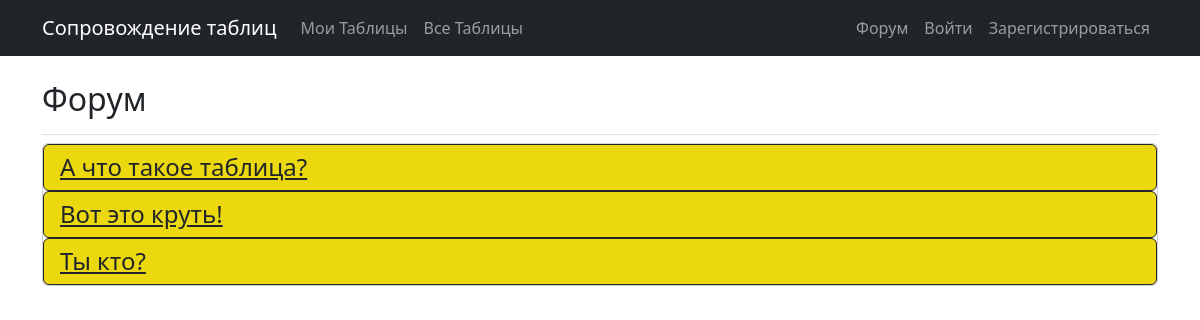
/forum/topics/, run on the app's committed database.
### forum/models.py (models this page shows)
class Topic(models.Model):
    text = models.CharField(max_length=200)
    date_added = models.DateTimeField(auto_now_add=True)
    def __str__(self):
        return self.text

### forum/views.py (the view)
# urls.py: path('topics/', views.topics, name='topics'),
def topics(request):
    topics = Topic.objects.filter().order_by('date_added')
    context = {'topics': topics}
    return render(request, 'forum/topics.html', context)

### forum/templates/forum/topics.html (shortened to what this page needs)
{% extends 'managing_tables/base.html'%}
{% block page_header %}
  <div class="d-flex justify-content-between">
      <h2>Форум</h2>
  </div>
{% endblock page_header %}
{% block content %}
  <div class="card mb-3">
      {% for topic in topics %}
        <h4 class="card-header border border-dark rounded" style="background-color: #EBD80F;">
            <a href="{% url 'forum:topic' topic.id %}" class="link-dark">{{ topic }}</a>
        </h4>
      {% empty %}
        <h4 class="card-header d-flex justify-content-center" style="background-color: #EBD80F;">
            Пока что нет ни одной темы
        </h4>
      {% endfor %}
  </div>
{% endblock content %}

### data on the page
Topic: text "А что такое таблица?"
Topic: text "Вот это круть!"
Topic: text "Ты кто?"
